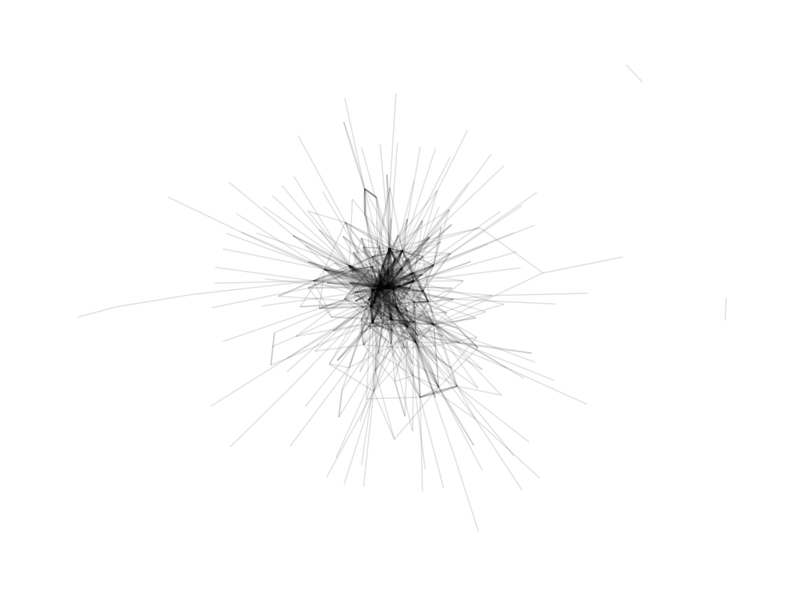
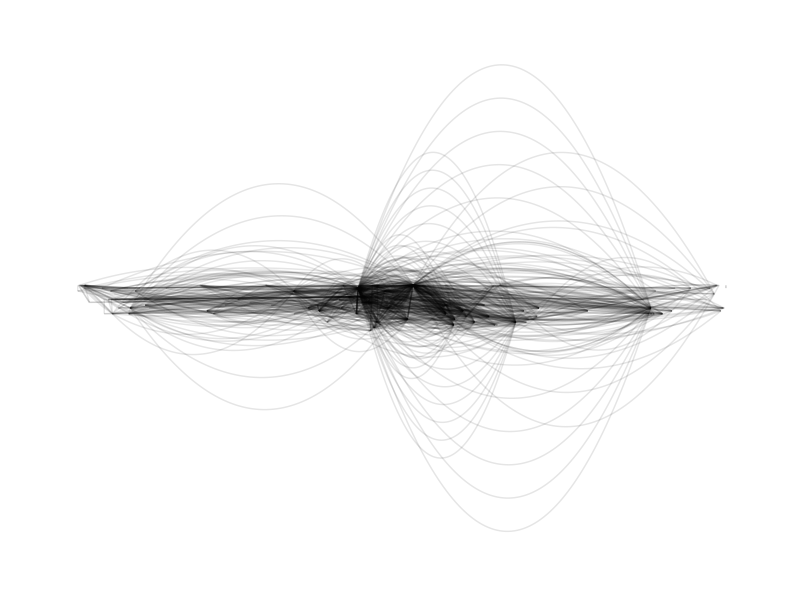
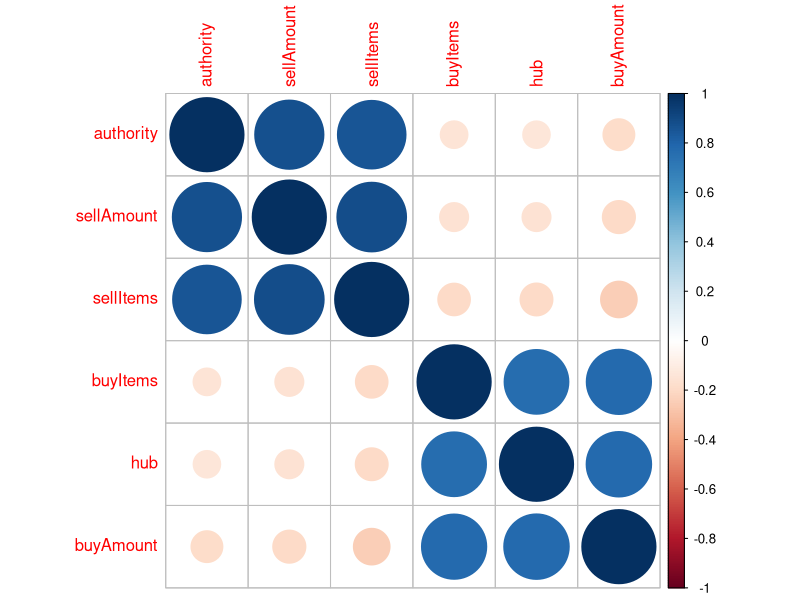

Reproduce these figures in R, in order.
## ---- chunk 1
knitr::opts_chunk$set(cache = TRUE, message = FALSE, warning = FALSE)
## ---- chunk 2
library(tidyverse)
library(ggraph)
library(tidygraph)

nodes = read_csv("data/nodes.csv")
edges = read_csv("data/edges.csv")

# build sale network
saleNet = tbl_graph(nodes = nodes, edges, directed = TRUE)

# visualize (undirected) network
layout_fr = create_layout(saleNet, layout = "fr")
layout_sy = create_layout(saleNet, layout = "sugiyama")

ggraph(layout_fr) +
  geom_edge_fan(alpha = 0.1, show.legend = FALSE) +
  theme_graph()

ggraph(layout_sy) +
  geom_edge_fan(alpha = 0.1, show.legend = FALSE) +
  theme_graph()



## ---- chunk 3
library(corrplot)

# compute all other ratings and add them to the nodes of the graph
saleNet = saleNet %>% 
  activate(nodes) %>%
                    # HITS authority
  mutate(authority = centrality_authority(weights = amount), 
                    # overall amount of sold items
         sellAmount = centrality_degree(weights = amount, mode = "in"), 
                    # number of sold items
         sellItems = centrality_degree(mode = "in"), 
                    # HITS hub
         hub = centrality_hub(weights = amount), 
                    # overall amount of bought items
         buyAmount = centrality_degree(weights = amount, mode = "out"), 
                    # number of bought items
         buyItems = centrality_degree(mode = "out") 
  )


## ---- chunk 4
df =
  as.list(saleNet)$nodes %>% 
  select(authority, sellAmount, sellItems, 
         hub, buyAmount, buyItems, 
         -id, -username, -address)

M = cor(df, method = "kendall")
knitr::kable(round(M, 2))
corrplot(M, order = "hclust")
## ---- chunk 5
saleNet = saleNet %>% 
  activate(nodes) %>%
  mutate(betweenness = centrality_betweenness())

brokers = 
  as.list(saleNet)$nodes %>% 
  arrange(desc(betweenness)) %>% 
  select(username, betweenness, sellItems, buyItems) %>% 
  mutate(items = sellItems + buyItems)

knitr::kable(head(brokers, 10), digits = 0)
